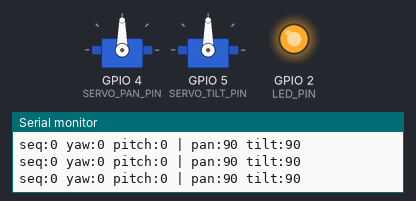
Bench run of a sketch on a simulated ESP32-C3. Shown: 2 × servo, output pins drawn as LEDs (lit = HIGH), the last lines printed to the serial monitor.

Above: at 0.3 s.
At 2.63 s:
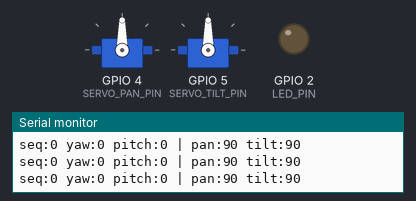
Timing chart, 0 to 3.1 s (numbered marks = the images above):
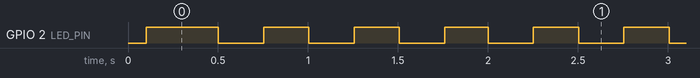

The sketch:

RX.ino
```cpp
// === RX: ESP32-C3 SuperMini -> Servos (pan/tilt) via ESP-NOW ===
// Compatible with latest ESP32 Arduino core (IDF v5.x)
// Includes boosted range (max power, 11b mode)

#include <Arduino.h>
#include <WiFi.h>
#include <esp_wifi.h>
#include <esp_now.h>
#include <ESP32Servo.h>

#define WIFI_CHANNEL 1
#define SERVO_PAN_PIN 4
#define SERVO_TILT_PIN 5
#define SERVO_MIN_US 1000
#define SERVO_MAX_US 2000
#define SERVO_FREQ_HZ 50
#define PAN_INVERT 0
#define TILT_INVERT 0
#define SMOOTH_ALPHA 0.35f
#define FAILSAFE_MS 250
#define LED_PIN 2

typedef struct __attribute__((packed)) {
  uint32_t seq;
  int16_t yaw_deg;
  int16_t pitch_deg;
} HeadPkt;

Servo servoPan, servoTilt;
volatile unsigned long lastRxMs = 0;
volatile HeadPkt lastPkt{};
float filtPanDeg = 0, filtTiltDeg = 0;

static inline int degToServoAngle(float deg, bool invert) {
  deg = constrain(deg, -90, 90);
  if (invert) deg = -deg;
  return (int)lroundf((deg + 90.0f));
}

void onRecv(const esp_now_recv_info_t *info, const uint8_t *data, int len) {
  if (len != sizeof(HeadPkt)) return;
  HeadPkt pkt;
  memcpy(&pkt, data, sizeof(pkt));
  memcpy((void*)&lastPkt, &pkt, sizeof(pkt));
  lastRxMs = millis();
}

void centerServos() {
  int mid = (SERVO_MIN_US + SERVO_MAX_US) / 2;
  servoPan.writeMicroseconds(mid);
  servoTilt.writeMicroseconds(mid);
}

void setup() {
  Serial.begin(115200);
  delay(100);

  pinMode(LED_PIN, OUTPUT);
  digitalWrite(LED_PIN, LOW);

  WiFi.mode(WIFI_STA);
  WiFi.setSleep(false);
  WiFi.setTxPower(WIFI_POWER_19_5dBm);
  esp_wifi_set_protocol(WIFI_IF_STA, WIFI_PROTOCOL_11B);

  esp_wifi_set_promiscuous(true);
  esp_wifi_set_channel(WIFI_CHANNEL, WIFI_SECOND_CHAN_NONE);
  esp_wifi_set_promiscuous(false);

  if (esp_now_init() != ESP_OK) {
    Serial.println("ESP-NOW init failed");
    while (1) delay(10);
  }
  esp_now_register_recv_cb(onRecv);

  servoPan.setPeriodHertz(SERVO_FREQ_HZ);
  servoTilt.setPeriodHertz(SERVO_FREQ_HZ);
  servoPan.attach(SERVO_PAN_PIN, SERVO_MIN_US, SERVO_MAX_US);
  servoTilt.attach(SERVO_TILT_PIN, SERVO_MIN_US, SERVO_MAX_US);

  centerServos();
  lastRxMs = millis();
  Serial.println("RX ready (listening for broadcast)...");
}

void loop() {
  unsigned long now = millis();
  bool link = (now - lastRxMs) < FAILSAFE_MS;

  if (!link) {
    digitalWrite(LED_PIN, (now/250)%2);
    centerServos();
    delay(10);
    return;
  } else {
    digitalWrite(LED_PIN, HIGH);
  }

  HeadPkt pkt;
  memcpy(&pkt, (const void*)&lastPkt, sizeof(pkt));

  filtPanDeg  = SMOOTH_ALPHA * pkt.yaw_deg   + (1.0f - SMOOTH_ALPHA) * filtPanDeg;
  filtTiltDeg = SMOOTH_ALPHA * pkt.pitch_deg + (1.0f - SMOOTH_ALPHA) * filtTiltDeg;

  int panAngle  = degToServoAngle(filtPanDeg, PAN_INVERT);
  int tiltAngle = degToServoAngle(filtTiltDeg, TILT_INVERT);

  servoPan.write(panAngle);
  servoTilt.write(tiltAngle);

  static uint32_t t = 0;
  if (now - t > 50) {
    t = now;
    Serial.printf("seq:%lu yaw:%d pitch:%d | pan:%d tilt:%d\n",
      (unsigned long)pkt.seq, pkt.yaw_deg, pkt.pitch_deg, panAngle, tiltAngle);
  }

  delay(5);
}
```

Measured:
- by itself, GPIO 2 (LED_PIN): repeats every 0.50 s: LOW 0.25 s, HIGH 0.25 s
